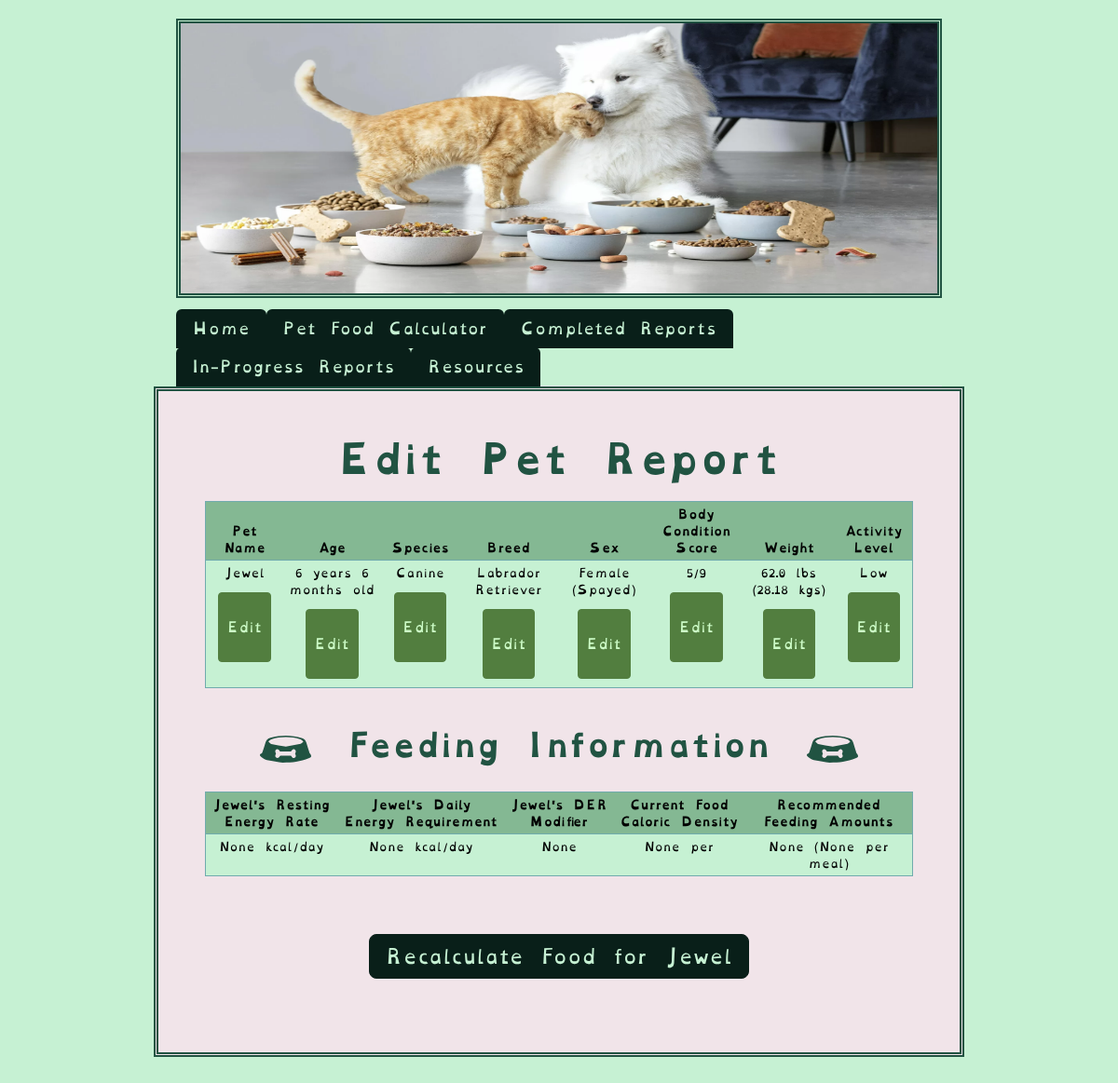
The app's page /edit_info?pet_id=1 (signed in) with its own data.
### tables this page shows
CREATE TABLE "pets" (
	"pet_id"	INTEGER UNIQUE,
	"owner_id"	INTEGER,
	"name"	VARCHAR(25) NOT NULL,
	"age_in_years"	INTEGER,
	"age_in_months"	INTEGER,
	"species"	VARCHAR(10) NOT NULL,
	"breed"	VARCHAR(25),
	"canine_breed_id"	INTEGER,
	"feline_breed_id"	INTEGER,
	"sex"	INTEGER,
	"bcs"	INTEGER,
	"weight"	FLOAT,
	"units"	VARCHAR(5),
	"converted_weight"	FLOAT,
	"converted_weight_units"	VARCHAR(5),
	"body_fat_percentage"	VARCHAR(5),
	"ideal_weight_lbs"	FLOAT,
	"ideal_weight_kgs"	FLOAT,
	"is_pediatric"	BOOL,
	"is_pregnant"	BOOL,
	"weeks_gestating"	INTEGER,
	"is_nursing"	BOOL,
	"litter_size"	INTEGER,
	"weeks_nursing"	INTEGER,
	"activity_level"	INTEGER,
	"rer"	FLOAT,
	"canine_der_factor_id"	INTEGER,
	"feline_der_factor_id"	INTEGER,
	"der"	FLOAT,
	"der_modifier"	FLOAT,
	"meals_per_day"	FLOAT,
	"current_food_kcal"	FLOAT,
	"current_food_form"	INTEGER,
	"second_food_kcal" FLOAT,
	"second_food_form" INTEGER,
	"sensitive_stomach" INTEGER,
	"food_transition" INTEGER,
	"transition_length" INTEGER,
	"rec_treat_kcal_per_day"	INTEGER,
	"current_food_amt_rec"	VARCHAR(15),
	"current_food_amt_per_meal"	VARCHAR(15),
	"date_of_first_report"	DATETIME,
	"most_recent_report_date"	DATETIME,
	PRIMARY KEY("pet_id" AUTOINCREMENT),
	FOREIGN KEY("owner_id") REFERENCES "users"("id"),
	FOREIGN KEY("canine_breed_id") REFERENCES "dog_breeds"("BreedID"),
	FOREIGN KEY("canine_der_factor_id") REFERENCES "canine_der_factors"("factor_id"),
	FOREIGN KEY("feline_breed_id") REFERENCES "cat_breeds"("BreedID"),
	FOREIGN KEY("feline_der_factor_id") REFERENCES "feline_der_factors"("factor_id"),
	FOREIGN KEY("sex") REFERENCES "reproductive_statuses"("sex_id"),
	FOREIGN KEY("activity_level") REFERENCES "activity_levels"("activity_id"),
	FOREIGN KEY("current_food_form") REFERENCES "food_forms"("form_id"),
	FOREIGN KEY("second_food_form") REFERENCES "food_forms"("form_id")
);

### main.py (the view)
@app.route("/edit_info", methods=["GET", "POST"])
@login_required
def edit_info():
    pet_id = request.args.get("pet_id", type=int)
    print(pet_id)
    try:
        pet_data = db.execute(
            "SELECT * FROM pets WHERE owner_id = :user_id and pet_id = :pet_id",
            user_id=session["user_id"], pet_id=pet_id
        )
    except Exception as e:
        flash(f"Unable to find pet info. Exception: {e}")
        return render_template("edit_report.html")
    if request.method == "POST":
        print(pet_id)
    return render_template("edit_report.html", pet_data=pet_data, pet_id=pet_id)

### helpers.py (called while the page is built)
def login_required(f):
    @wraps(f)
    def decorated_funtion(*args, **kwargs):
        if session.get("user_id") == None:
            return redirect(url_for("login"))
        return f(*args, **kwargs)
    return decorated_funtion

### templates/edit_report.html (shortened to what this page needs)
{% extends 'base.html' %} {% block title %}Edit Pet Report{% endblock %}
{% block content %}
<h1>Edit Pet Report</h1>
<table class="table table-sm">
  <thead>
    <tr>
      <th>
        <b> Pet Name </b>
      </th>
      <th>
        <b> Age </b>
      </th>
      <th>
        <b> Species </b>
      </th>
      <th>
        <b> Breed </b>
      </th>
      <th>
        <b> Sex </b>
      </th>
      <th>
        <b> Body Condition Score </b>
      </th>
      <th>
        <b> Weight </b>
      </th>
      {% if pet_data[0].activity_level != None %}
      <th>
        <b> Activity Level </b>
      </th>
      {% endif %}
    </tr>
  </thead>
  <tbody>
    <tr>
      <td>
        {{ pet_data[0].name }}
        <a href="{{ url_for('pet_info', pet_id=pet_id) }}">
          <button type="button" class="btn btn-secondary btn-sm">Edit</button>
        </a>
      </td>
      <td>
        {% if pet_data[0].age_in_years == 0 and pet_data[0].age_in_months == 1
        %} {{ pet_data[0].age_in_months }} month old {% elif
        pet_data[0].age_in_years == 0 and pet_data[0].age_in_months > 1 %} {{
        pet_data[0].age_in_months }} months old {% elif pet_data[0].age_in_years
        == 1 and pet_data[0].age_in_months == 0 %} {{ pet_data[0].age_in_years
        }} year old {% elif pet_data[0].age_in_years == 1 and
        pet_data[0].age_in_months == 1 %} {{ pet_data[0].age_in_years }} year {{
        pet_data[0].age_in_months }} month old {% elif pet_data[0].age_in_years
        == 1 and pet_data[0].age_in_months > 1 %} {{ pet_data[0].age_in_years }}
        year {{ pet_data[0].age_in_months }} months old {% elif
        pet_data[0].age_in_years > 1 and pet_data[0].age_in_months == 0 %} {{
        pet_data[0].age_in_years }} years old {% elif pet_data[0].age_in_years >
        1 and pet_data[0].age_in_months == 1 %} {{ pet_data[0].age_in_years }}
        years {{ pet_data[0].age_in_months }} month old {% elif
        pet_data[0].age_in_years > 1 and pet_data[0].age_in_months > 1 %} {{
        pet_data[0].age_in_years }} years {{ pet_data[0].age_in_months }} months
        old {% endif %}
        <a href="{{ url_for('pet_info_continued', pet_id=pet_id) }}">
          <button type="button" class="btn btn-secondary btn-sm">Edit</button>
        </a>
      </td>
      <td>
        {{ pet_data[0].species }}
        <a href="{{ url_for('pet_info', pet_id=pet_id) }}">
          <button type="button" class="btn btn-secondary btn-sm">Edit</button>
        </a>
      </td>
      <td>
        {{ pet_data[0].breed }}
        <a href="{{ url_for('pet_info_continued', pet_id=pet_id) }}">
          <button type="button" class="btn btn-secondary btn-sm">Edit</button>
        </a>
      </td>
      <td>
        {% if pet_data[0].sex == 1 %} Female (Intact) {% elif pet_data[0].sex ==
        2 %} Female (Spayed) {% elif pet_data[0].sex == 3 %} Male (Intact) {%
        elif pet_data[0].sex == 4 %} Male (Neutered) {% endif %}
        <a href="{{ url_for('pet_info_continued', pet_id=pet_id) }}">
          <button type="button" class="btn btn-secondary btn-sm">Edit</button>
        </a>
      </td>
      <td>
        {{ pet_data[0].bcs }}/9
        <a href="{{ url_for('pet_condition', pet_id=pet_id) }}">
          <button type="button" class="btn btn-secondary btn-sm">Edit</button>
        </a>
      </td>
      <td>
        {{ pet_data[0].weight }} {{ pet_data[0].units }} ({{
        pet_data[0].converted_weight }} {{ pet_data[0].converted_weight_units
        }})
        <a href="{{ url_for('pet_condition', pet_id=pet_id) }}">
          <button type="button" class="btn btn-secondary btn-sm">Edit</button>
        </a>
      </td>
      {% if pet_data[0].activity_level != None %}
      <td>
        {% if pet_data[0].activity_level == 1 %} Sedentary {% elif
        pet_data[0].activity_level == 2 %} Low {% elif
        pet_data[0].activity_level == 3 %} Moderate {% elif
        pet_data[0].activity_level == 4 %} Heavy {% endif %}
        <a href="{{ url_for('activity', pet_id=pet_id) }}">
          <button type="button" class="btn btn-secondary btn-sm">Edit</button>
        </a>
      </td>
      {% endif %}
    </tr>
  </tbody>
</table>
<div class="row">
  <h2>
    {% if pet_data[0].species == "Feline" %}
    <img
      src="{{ url_for('static', filename='assets/svg/food_bowl.svg') }}"
      alt="A bowl with a pawprint"
      class="bowl"
    />
    {% elif pet_data[0].species == "Canine" %}
    <img
      src="{{ url_for('static', filename='assets/svg/dog_food_bowl.svg') }}"
      alt="A bowl with a bone"
      class="bowl"
    />
    {% endif %} Feeding Information {% if pet_data[0].species == "Feline" %}
    <img
      src="{{ url_for('static', filename='assets/svg/food_bowl.svg') }}"
      alt="A bowl with a pawprint"
      class="bowl"
    />
    {% elif pet_data[0].species == "Canine" %}
    <img
      src="{{ url_for('static', filename='assets/svg/dog_food_bowl.svg') }}"
      alt="A bowl with a bone"
      class="bowl"
    />
    {% endif %}
  </h2>
</div>
<table class="table table-sm">
  <thead>
    <tr>
      <th>{{ pet_data[0].name }}'s Resting Energy Rate</th>
      <th>{{ pet_data[0].name }}'s Daily Energy Requirement</th>
      <th>{{ pet_data[0].name }}'s DER Modifier</th>
      <th>Current Food Caloric Density</th>
      <th>Recommended Feeding Amounts</th>
    </tr>
  </thead>
  <tbody>
    <tr>
      <td>{{ pet_data[0].rer }} kcal/day</td>
      <td>{{ pet_data[0].der }} kcal/day</td>
      <td>{{ pet_data[0].der_modifier }}</td>
      <td>
        {{ pet_data[0].current_food_kcal }} per
      </td>
      <td>
        {{ pet_data[0].current_food_amt_rec }} ({{
        pet_data[0].current_food_amt_per_meal }} per meal)
      </td>
    </tr>
  </tbody>
</table>
{% if pet_data[0].is_pediatric == "n" and pet_data[0].is_pregnant != "y" and
pet_data[0].is_nursing != "y" %}
<div class="button-container">
  <a href="{{ url_for('current_food', pet_id=pet_id) }}">
    <button type="button" class="btn btn-secondary btn-lg">
      Recalculate Food for {{ pet_data[0].name }}
    </button>
  </a>
</div>
{% elif pet_data[0].bcs >= 5 %}
<div class="button-container">
  <a href="{{ url_for('pet_condition', pet_id=pet_id) }}">
    <button type="button" class="btn btn-secondary btn-lg">
      Recalculate Food for {{ pet_data[0].name }}
    </button>
  </a>
</div>
{% endif %} {% endblock %}

### templates/base.html (shortened to what this page needs)
<!DOCTYPE html>
<html lang="en">
  <head>
    {% block styles %}
    <link href="https://cdn.jsdelivr.net/npm/bootstrap@5.3.3/dist/css/bootstrap.min.css" rel="stylesheet">
    <link
      href="{{ url_for('static', filename='css/styles.css') }}"
      rel="stylesheet"
    />
    {% endblock %}
    <img class="header-img" alt="a cat and dog nuzzling amongst several different bowls of food" src="/static/assets/img/dog-cat.png">
    {% if session["user_id"] %}
    <nav id="navbar">
      <ul class="nav nav-tabs" id="tabList" role="tablist">
        <li><a class="nav-link" id="nav-home-tab" href="{{ url_for('home') }}">Home</a></li>
        <li><a class="nav-link" id="nav-pfc-tab" href="{{ url_for('pet_info') }}">Pet Food Calculator</a></li>
        <li><a class="nav-link" id="nav-pets-tab" href="{{ url_for('finished_reports') }}">Completed Reports</a></li>
        <li><a class="nav-link" id="nav-pets-tab" href="{{ url_for('wip_reports') }}">In-Progress Reports</a></li>
        <li><a class="nav-link" id="nav-pets-tab" href="{{ url_for('resources') }}">Resources</a></li>
      </ul>
    {% endif %}
    </nav>
  </head>
  <body>
    <div class="container-lg">
      {% block content %}
      {% endblock %}
    </div>
  </body>
</html>

### static/css/styles.css (style rules this page uses)
:root { --white: #f1e4e9; --pale_white_green: #c6f1d3; --lighter_white_green: #d1f7dc; --pale_sky_blue: #70abad; --light_sky: #70c2c3; --green_black: #091f19; --deep_blue_green: #215342; --light_lime: #7CFF6B; --darker_lime_transparent: #568b3fe5; --darker_lime: #527e3f; }
body { background-color: var(--pale_white_green); padding: 20px; margin-left: auto; margin-right: auto; font-family: "OpenDyslexic", "Arvo"; font-size: 2vh; }
h1 { color: var(--deep_blue_green); font-weight: 700; padding-bottom: 1vw; width: 80%; word-wrap: break-word; }
h1, h2 { color: var(--deep_blue_green); }
h1, h2, h3 { margin-left: auto; margin-right: auto; text-align: center; }
h1, h2, h3 { font-family: "OpenDyslexicBold", "Arvo"; }
h2 { display: inline-block; padding: 5px; padding-top: 25px; font-weight: 600; justify-content: center; }
.table { font-size: 14.5px; text-align: center; border-bottom: 1px solid var(--deep_blue_green); border: 1px solid var(--pale_sky_blue); --bs-table-bg: var(--pale_white_green); --bs-table-striped-color: var(--light_sky); --bs-table-striped-bg: var(--pale_sky_blue); }
.table-sm { font-size: 12px; }
thead { font-weight: 500; --bs-table-bg: #84b893; color: var(--deep_blue_green); }
.table.table-sm td { align-items: center; justify-content: center; text-align: center; }
a { color: var(--darker_lime); }
.btn { background-color: var(--green_black); border-color: var(--green_black); --bs-btn-active-color: var(--deep_blue_green); --bs-btn-active-border-color: var(--deep_blue_green); --bs-btn-hover-bg: var(--deep_blue_green); --bs-btn-hover-border-bg: var(--deep_blue_green); color: var(--pale_white_green); text-align: center; margin: 5px; position: relative; margin-top: 1vw; }
.btn-sm { color: #cdfcc7; min-height: 75px; font-weight: 500; background-color: var(--darker_lime); border-color: var(--darker_lime); --bs-btn-active-color: var(--darker_lime_transparent); --bs-btn-active-border-color: var(--darker_lime_transparent); --bs-btn-hover-bg: var(--darker_lime_transparent); --bs-btn-hover-border-bg: var(--darker_lime_transparent); }
.button-container, .button-container-fr { display: flex; justify-content: center; }
.button-container { padding: 2vw; }
.header-img { margin-bottom: 10px; border: 5px var(--deep_blue_green); border-style: double; width: 68.5vw; height: 25vw; display: block; margin-left: auto; margin-right: auto; }
.container-lg { position: relative; border: 5px var(--deep_blue_green); border-style: double; padding: 50px; display: block; margin-left: auto; margin-right: auto; width: 75%; margin-bottom: 20px; background-color: var(--white); font-family: 'OpenDyslexic', 'Courier New'; font-optical-sizing: auto; font-weight: 300; font-style: normal; font-size: 50px; justify-content: space-between; }
.nav { margin-top: 1vw; }
.nav.nav-tabs { width: 68.5vw; margin-left: auto; margin-right: auto; --bs-navbar-color: var(--deep_blue_green); }
#nav-home-tab, #nav-pfc-tab, #nav-pets-tab { background-color: var(--green_black); color: var(--pale_white_green); }
.row { display: flex; flex-wrap: wrap; margin-left: 2vw; margin-right: 2vw; font-size: 20px; padding-bottom: 1vh; }
.bowl { width: 75px; display: inline-block; padding: 10px; }

### records on screen
pets: name "Jewel", age_in_years "6", age_in_months "6", species "Canine", breed "Labrador Retriever", bcs "5", weight "62.0", units "lbs", converted_weight "28.18", converted_weight_units "kgs"

### other values on screen
{{ pet_data[0].rer }} "None"
{{ pet_data[0].der }} "None"
{{ pet_data[0].der_modifier }} "None"
{{ pet_data[0].current_food_kcal }} "None"
{{ pet_data[0].current_food_amt_rec }} "None"
{{ pet_data[0].current_food_amt_per_meal }} "None"
